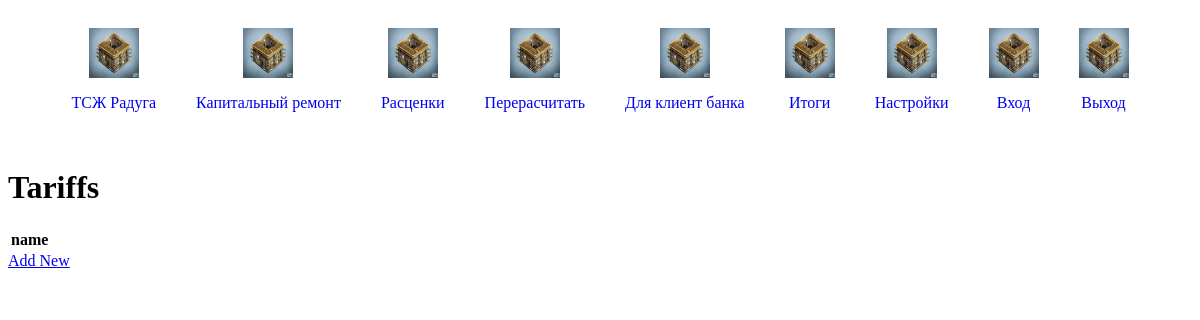
Before: /main/tariffs with the older database file.
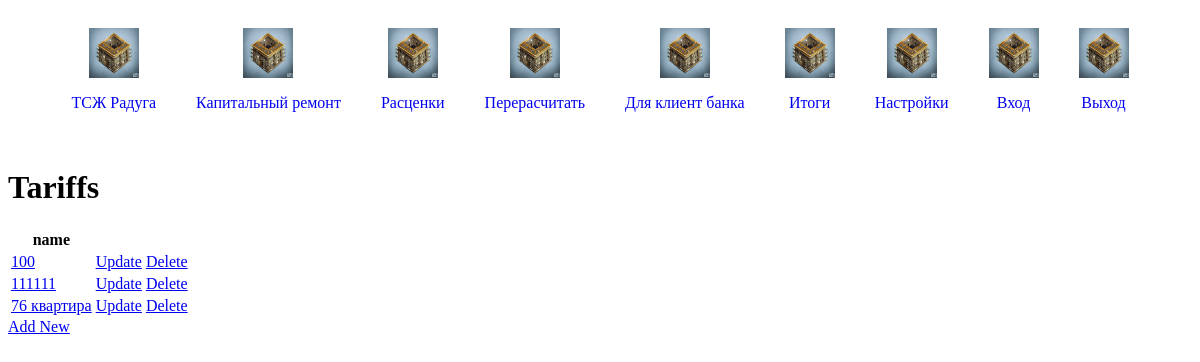
After: the same page with the newer database file.
### main/models.py (models this page shows, shortened)
class Tariff(models.Model):
    name = models.CharField(max_length=200)
    maintenance = models.FloatField(null=True, blank=True)
    maintenance_over_norm = models.FloatField(null=True, blank=True)
    heating = models.FloatField(null=True, blank=True)
    heating_over_norm = models.FloatField(null=True, blank=True)
    heating_rub = models.FloatField(null=True, blank=True)
    heating_rub_over_norm = models.FloatField(null=True, blank=True)
    hot_water = models.FloatField(null=True, blank=True)
    hot_water_over_norm = models.FloatField(null=True, blank=True)
    hot_water_odn = models.FloatField(null=True, blank=True)
    hot_water_odn_over_norm = models.FloatField(null=True, blank=True)
    cold_water = models.FloatField(null=True, blank=True)
    cold_water_over_norm = models.FloatField(null=True, blank=True)
    cold_water_odn = models.FloatField(null=True, blank=True)
    cold_water_odn_over_norm = models.FloatField(null=True, blank=True)
    sewage = models.FloatField(null=True, blank=True)
    sewage_over_norm = models.FloatField(null=True, blank=True)
    solid_waste = models.FloatField(null=True, blank=True)
    solid_waste_over_norm = models.FloatField(null=True, blank=True)
    electricity = models.FloatField(null=True, blank=True)
    electricity_over_norm = models.FloatField(null=True, blank=True)
    lift = models.FloatField(null=True, blank=True)
    lift_over_norm = models.FloatField(null=True, blank=True)
    big_repair = models.FloatField(null=True, blank=True)
    big_repair_over_norm = models.FloatField(null=True, blank=True)
    electricity_odn = models.FloatField(null=True, blank=True)
    electricity_odn_over_norm = models.FloatField(null=True, blank=True)
    drainage_no_counter_cold_water = models.FloatField(null=True, blank=True)
    drainage_no_counter_cold_water_over_norm = models.FloatField(null=True, blank=True)
    drainage_no_counter_hot_water = models.FloatField(null=True, blank=True)
    drainage_no_counter_hot_water_over_norm = models.FloatField(null=True, blank=True)

### main/views.py (the view)
# urls.py: path('main/tariffs', views.TariffListView.as_view(), name='all'),
class TariffListView(TariffBaseView, ListView):
    """View to list all tariffs.
    Use the 'tariff_list' variable in the template
    to access all Tariff objects"""

### main/templates/main/tariff_list.html (shortened to what this page needs)
{% extends 'main/base.html' %}
{% block content %}
<div class="container d-flex mt-5" style="width: 70%;">
    <div class="col">
        <h1 class="text-center">Tariffs</h1>
        <table class="table table-striped mt-5">
            <thead>
                <tr>
                    <th class="text-center" scope="col">name</th>
                    <th></th>
                    <th></th>
                </tr>
            </thead>
            <tbody>
                {% for tariff in tariff_list  %}
                <tr>
                    <td class="ml-5"><a href="{% url 'main:tariff_detail' tariff.id %}">{{tariff.name}}</a></td>
                    <td><a href="{% url 'main:tariff_update' tariff.id %} ">Update</a></td>
                    <td><a href="{% url 'main:tariff_delete' tariff.id %}">Delete</a></td>
                </tr>
            {% endfor %}
            </tbody>
        </table>
        <div class="d-flex justify-content-center">
            <a href="{% url 'main:tariff_create' %}" class="d-block btn btn-primary btn-lg my-5">Add New</a>
        </div>
    </div>
</div>
{% endblock content %}

Changed rows visible on the page:
added Tariff: name "100"
added Tariff: name "111111"
added Tariff: name "76 квартира"
